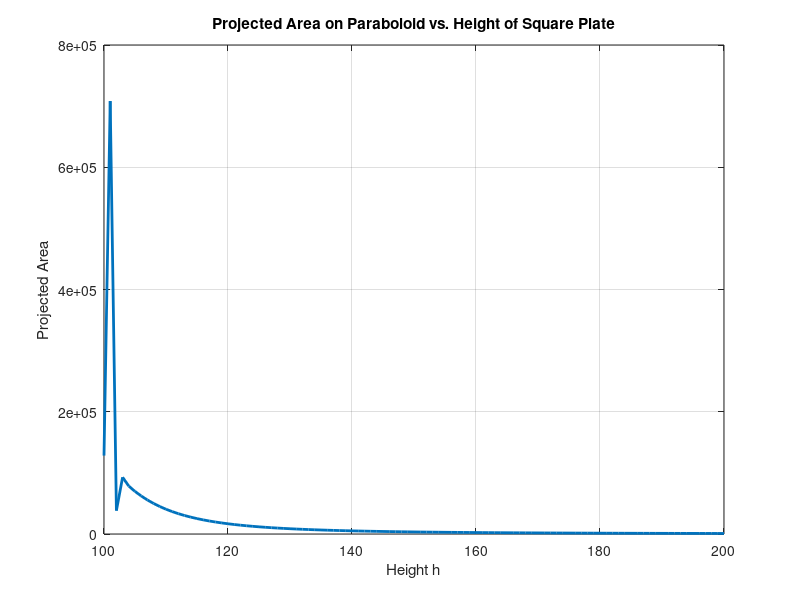

Write the MATLAB code that produced this figure.
% Parameters
p = 200; % Diameter of the paraboloid
a = 15; % Half-length of the square plate side
f = p / 2; % Focus of the paraboloid

% Range of heights
h_values = linspace(100, 200, 101); % Adjust the range and number of values as needed

% Array to store the calculated areas
areas = zeros(size(h_values));

% Discretize the square plate edges
num_points = 100; % Number of points on each edge
t = linspace(-a, a, num_points);

% Generate the points on the edges of the square plate
x_plate = [t, a*ones(1,num_points), fliplr(t), -a*ones(1,num_points)];
y_plate = [-a*ones(1,num_points), t, a*ones(1,num_points), fliplr(t)];

% Loop over different heights
parfor j = 1:length(h_values)
    h = h_values(j);
    z_plate = h * ones(size(x_plate));

    % Compute the direction vectors for each height
    directions = [zeros(size(x_plate)); zeros(size(y_plate)); f * ones(size(x_plate))] - [x_plate; y_plate; z_plate];
    directions = directions ./ vecnorm(directions);

    % Project each point onto the paraboloid
    t_proj = zeros(size(x_plate));
    
    for i = 1:length(x_plate)
        % Initial guess for t using quadratic approximation
        t_guess = (4*f*(h - z_plate(i))) / (1 + (x_plate(i)^2 + y_plate(i)^2) / (4*f*h));
        
        % Refine the guess using Newton-Raphson method
        t_proj(i) = t_guess;
        for k = 1:5
            x_t = x_plate(i) + t_proj(i) * directions(1,i);
            y_t = y_plate(i) + t_proj(i) * directions(2,i);
            z_t = z_plate(i) + t_proj(i) * directions(3,i);
            f_val = z_t - (x_t^2 + y_t^2) / (4 * f);
            df_dt = directions(3,i) - (2*x_t*directions(1,i) + 2*y_t*directions(2,i)) / (4*f);
            t_proj(i) = t_proj(i) - f_val / df_dt;
        end
    end
    
    % Calculate the projected point coordinates
    x_proj = x_plate + t_proj .* directions(1,:);
    y_proj = y_plate + t_proj .* directions(2,:);
    
    % Calculate area of the projected shape using polyarea
    areas(j) = polyarea(x_proj, y_proj);
end

% Display the results
for j = 1:length(h_values)
    fprintf('Height h = %.2f: Projected area = %.2f\n', h_values(j), areas(j));
end

% Plot the results
figure;
plot(h_values, areas, 'LineWidth', 2);
xlabel('Height h');
ylabel('Projected Area');
title('Projected Area on Paraboloid vs. Height of Square Plate');
grid on;
